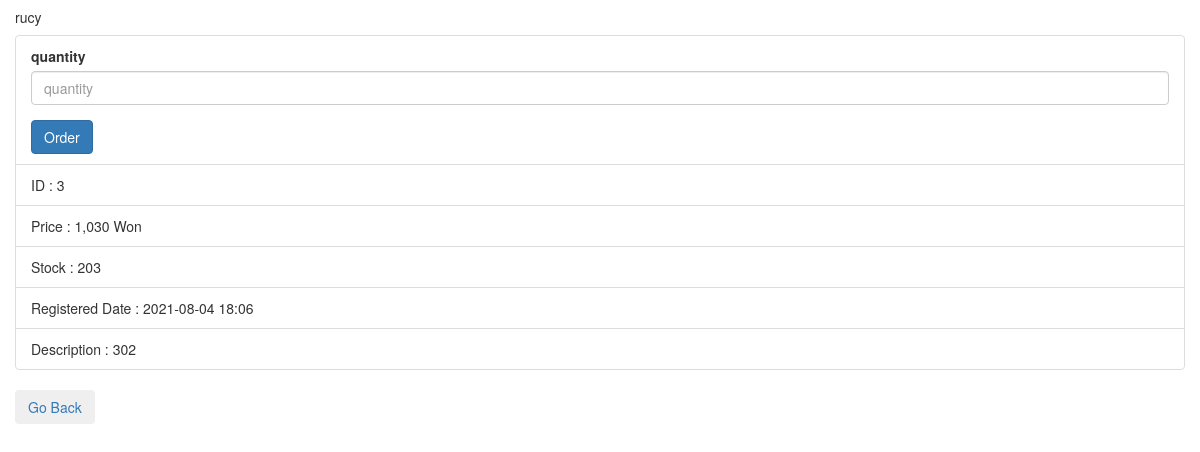
Page /product/3/ on the earlier database version.
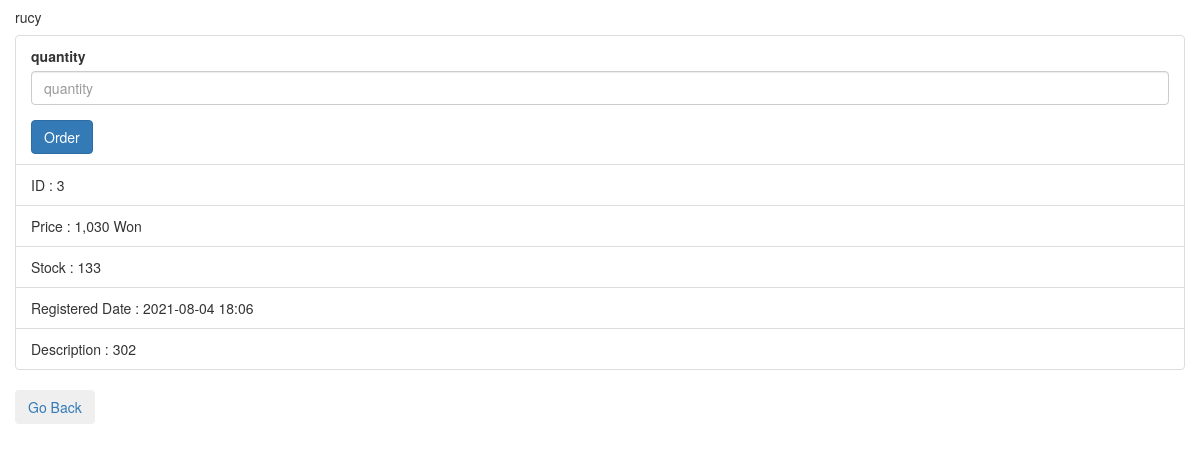
Same page on the later database version.
### product/models.py (models this page shows, shortened)
class Product(models.Model):
    name = models.CharField(max_length=256, verbose_name="PRODUCT NAME")
    price = models.IntegerField(verbose_name="PRODUCT PRICE")
    description = models.TextField(verbose_name="PRODUCT DESCRIPTION")
    stock = models.IntegerField(verbose_name="STOCK")
    register_date = models.DateTimeField(
        auto_now_add=True, verbose_name="REGI DATE")
    class Meta:
        db_table = "Shopping_Product"
        verbose_name = "Product"
        verbose_name_plural = "Product"

### product/views.py (the view)
# urls.py: path('product/<int:pk>/', ProductDetail.as_view()),
class ProductDetail(DetailView):
  template_name = 'product_detail.html'
  queryset = Product.objects.all()
  context_object_name = 'product'
  def get_context_data(self, **kwargs):
    context = super().get_context_data(**kwargs)
    context['form'] = OrderForm(self.request)
    return context

### order/forms.py (shortened to what this page needs)
class OrderForm(forms.Form):
    def __init__(self, request, *args, **kwargs):
        super().__init__(*args, **kwargs)
        self.request = request
    quantity = forms.IntegerField(error_messages={
        'required': "Please Select the Quantity"
    }, label="quantity")
    product = forms.IntegerField(
      label = "product", widget  = forms.HiddenInput
    )

### product/templates/product_detail.html (shortened to what this page needs)
{% extends "base.html"%}
{% load humanize %}
{% block contents %}
<div class="row mt-5">
  <div class="col-12">
          <div class="card" style="width:100;">
            <div class="card-body">
                <h5 class="card-title">{{ product.name }}</h5>
            </div>
            <ul class="list-group list-group-flush">
                <li class="list-group-item">
                  <form method="POST" action = "/order/create/">
                  {% for field in form %}
                  <div class="form-group">
                    {% ifnotequal field.label "product" %}
                    <label for="{{ field.id_for_label }}">{{ field.label }}</label>
                    {% endifnotequal %}
                    <input type="{{ field.field.widget.input_type }}" class="form-control"
                    id="{{ field.id_for_label }}" placeholder="{{ field.label }}" name="{{ field.name }}"
                    value={% ifequal field.name 'product' %}{{ product.id }}{% endifequal %} />
                  </div>
                  {% endfor %}
                  <button type="submit" class="btn btn-primary">Order</button>
                </form>
                </li>
                <li class="list-group-item">ID : {{ product.id }}</li>
                <li class="list-group-item">Price : {{ product.price|intcomma }} Won</li>
                <li class="list-group-item">Stock : {{ product.stock|intcomma }}</li>
                <li class="list-group-item">Registered Date : {{ product.register_date|date:'Y-m-d H:i' }}</li>
                <li class="list-group-item">Description : {{ product.description|safe }}</li>
            </ul>
          </div>
  </div>
  <row>
  <div class="col-12">
    <a href="/product/">
    <button type="button" class="btn">Go Back</button>
  </a>
  </div>
</row>
</div>
{% endblock %}

Differences in the rows shown:
changed Product "rucy": stock "203" → "133"
